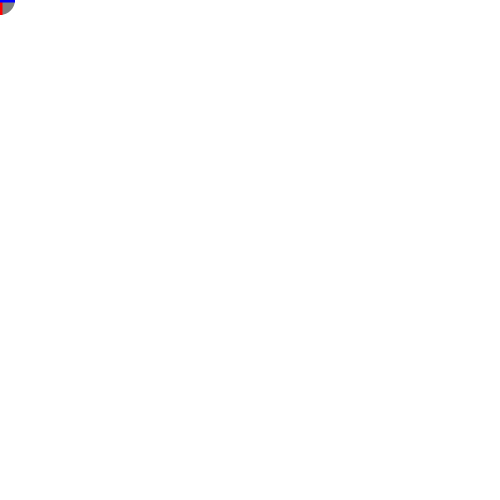
Frame 1 (no input)
Frame 60 (the mouse pressed at the canvas centre just before this capture): identical to frame 1, image omitted
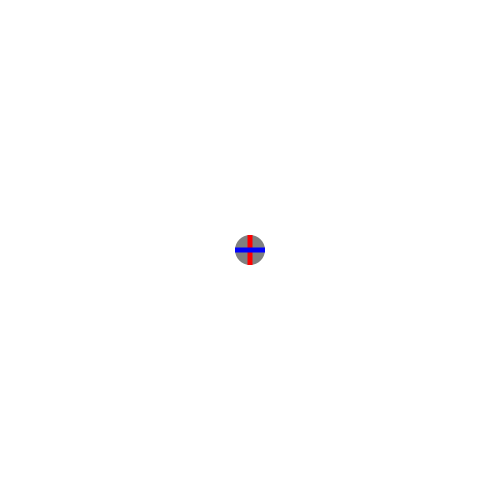
Frame 120 (the mouse held since frame 60 and released just before this capture)

The Processing sketch that drew these frames (run headless with seeded random() and noise(); from frame 60 on, the mouse is pressed at the canvas centre):

// Processing sketch: esame_7_sett_2017_2
// ── esame_7_sett_2017_2.pde
Magnet y;
ArrayList<Iron> a;
int verso;
void setup() {
  size (500,500);
  background (255);
  y=new Magnet();
  a=new ArrayList<Iron> ();
  verso=1;
}

void draw () {
  background (255);
  y.run();
  if (a.size()>0) {
    for (int i=0;i<a.size();i++) {
      a.get(i).run(y,verso);
    }
  }
}

void mousePressed () {
  verso=1;
}
void mouseReleased () {
  verso=-1;
}

void keyPressed () {
   if (key=='R'||key=='r') {
     setup();  
   }
   if (key=='N'||key=='n') {
       for (int i=0;i<10;i++) {
         a.add(new Iron (int(random (2,16)),random (0,501),random(0,501)));
       }
   }
}
// ── Iron.pde
class Iron {
    float posX;
    float posY;
    color c;
    int dim;
    int verso;
    Iron (int dim,float posX,float posY) {
      this.posX=posX;
      this.posY=posY;
      this.dim=dim;
      float d=random (80,161);
      this.c=color (d);
      this.verso=1;
    }
    void display() {
      noStroke();
      fill(this.c);
      ellipse (posX,posY,dim,dim);
    }
    void move (Magnet m,int v) {
      this.verso=v;
      float sx=(m.getX()-this.posX)/dist(posX,posY,m.getX(),m.getY());
      float sy=(m.getY()-this.posY)/dist(posX,posY,m.getX(),m.getY());
      sx=verso*sx*2;
      sy=verso*sy*2;
      posX+=sx;
      posY+=sy;
    }
    void run(Magnet m,int v) {
      move(m,v);
      display();
    }
}
// ── Magnet.pde
class Magnet {
  float posX;
  float posY;
  color colore;
  float diametro;
  color cl_re_1;
  float bs_re_1;
  float h_re_1;
  color cl_re_2;
  float bs_re_2;
  float h_re_2;
  Magnet () {
    this.colore=color (128,128,128);
    this.diametro=30;
    this.cl_re_1=color(255,0,0);
    this.bs_re_1=5;
    this.h_re_1=30;
    this.cl_re_2=color(0,0,255);
    this.bs_re_2=30;
    this.h_re_2=5;
  }
  void display () {
    noStroke();
    fill(this.colore);
    ellipse (posX,posY,diametro,diametro);
    rectMode (CENTER);
    fill(this.cl_re_1);
    rect(posX,posY,bs_re_1,h_re_1);
    fill(this.cl_re_2);
    rect(posX,posY,bs_re_2,h_re_2);
  }
  void move () {
    posX=mouseX;
    posY=mouseY;
  }
  void run () {
    move();
    display();
  }
  float getX () {
    return posX;
  }
  float getY() {
    return posY;
  }
}
